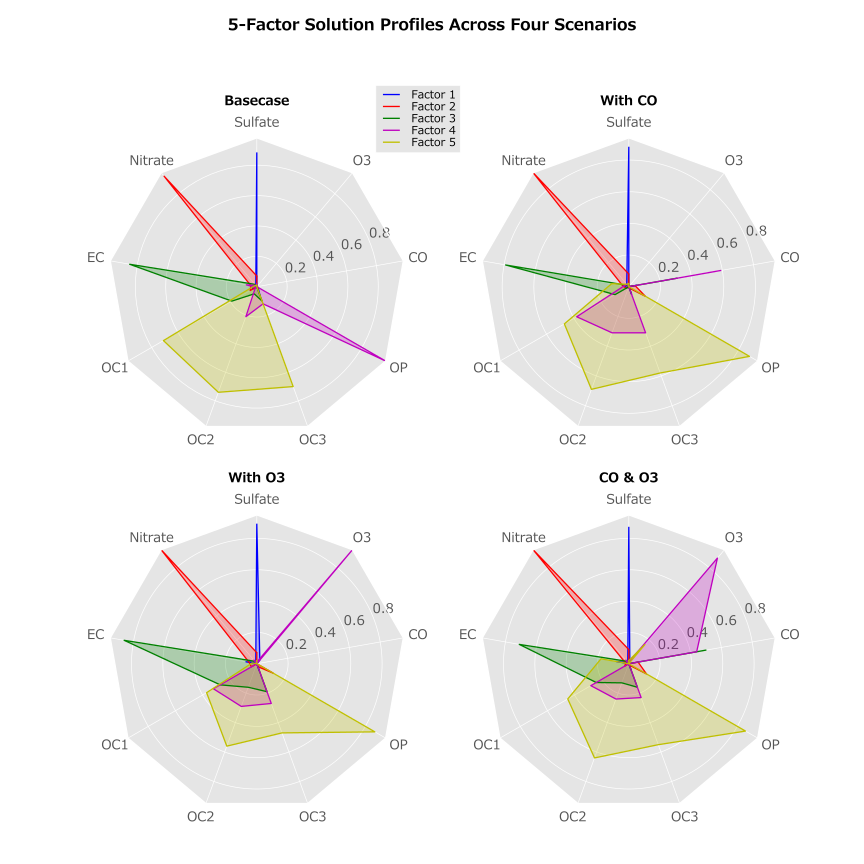

Write the Python code that produced this figure.
# from https://matplotlib.org/examples/api/radar_chart.html
import numpy as np

from matplotlib.path import Path
from matplotlib.patches import Polygon, Circle
from matplotlib.spines import Spine
from matplotlib.projections.polar import PolarAxes
from matplotlib.projections import register_projection

from utatane import as_command, yield_fixture


def radar_factory(num_vars, frame='circle'):
    """Create a radar chart with `num_vars` axes.

    This function creates a RadarAxes projection and registers it.

    Parameters
    ----------
    num_vars : int
        Number of variables for radar chart.
    frame : {'circle' | 'polygon'}
        Shape of frame surrounding axes.

    """
    # calculate evenly-spaced axis angles
    theta = np.linspace(0, 2 * np.pi, num_vars, endpoint=False)
    # rotate theta such that the first axis is at the top
    theta += np.pi / 2

    def draw_poly_patch(self):
        verts = unit_poly_verts(theta)
        return Polygon(verts, closed=True, edgecolor='k')

    def draw_circle_patch(self):
        # unit circle centered on (0.5, 0.5)
        return Circle((0.5, 0.5), 0.5)

    patch_dict = {'polygon': draw_poly_patch, 'circle': draw_circle_patch}
    if frame not in patch_dict:
        raise ValueError('unknown value for `frame`: %s' % frame)

    class RadarAxes(PolarAxes):

        name = 'radar'
        # use 1 line segment to connect specified points
        RESOLUTION = 1
        # define draw_frame method
        draw_patch = patch_dict[frame]

        def fill(self, *args, **kwargs):
            """Override fill so that line is closed by default"""
            closed = kwargs.pop('closed', True)
            return super(RadarAxes, self).fill(closed=closed, *args, **kwargs)

        def plot(self, *args, **kwargs):
            """Override plot so that line is closed by default"""
            lines = super(RadarAxes, self).plot(*args, **kwargs)
            for line in lines:
                self._close_line(line)

        def _close_line(self, line):
            x, y = line.get_data()
            # FIXME: markers at x[0], y[0] get doubled-up
            if x[0] != x[-1]:
                x = np.concatenate((x, [x[0]]))
                y = np.concatenate((y, [y[0]]))
                line.set_data(x, y)

        def set_varlabels(self, labels):
            self.set_thetagrids(np.degrees(theta), labels)

        def _gen_axes_patch(self):
            return self.draw_patch()

        def _gen_axes_spines(self):
            if frame == 'circle':
                return PolarAxes._gen_axes_spines(self)
            # The following is a hack to get the spines (i.e. the axes frame)
            # to draw correctly for a polygon frame.

            # spine_type must be 'left', 'right', 'top', 'bottom', or `circle`.
            spine_type = 'circle'
            verts = unit_poly_verts(theta)
            # close off polygon by repeating first vertex
            verts.append(verts[0])
            path = Path(verts)

            spine = Spine(self, spine_type, path)
            spine.set_transform(self.transAxes)
            return {'polar': spine}

    register_projection(RadarAxes)
    return theta


def unit_poly_verts(theta):
    """Return vertices of polygon for subplot axes.

    This polygon is circumscribed by a unit circle centered at (0.5, 0.5)
    """
    x0, y0, r = [0.5] * 3
    verts = [(r * np.cos(t) + x0, r * np.sin(t) + y0) for t in theta]
    return verts


@yield_fixture
def example_data():
    # The following data is from the Denver Aerosol Sources and Health study.
    # See  doi:10.1016/j.atmosenv.2008.12.017
    #
    # The data are pollution source profile estimates for five modeled
    # pollution sources (e.g., cars, wood-burning, etc) that emit 7-9 chemical
    # species. The radar charts are experimented with here to see if we can
    # nicely visualize how the modeled source profiles change across four
    # scenarios:
    #  1) No gas-phase species present, just seven particulate counts on
    #     Sulfate
    #     Nitrate
    #     Elemental Carbon (EC)
    #     Organic Carbon fraction 1 (OC)
    #     Organic Carbon fraction 2 (OC2)
    #     Organic Carbon fraction 3 (OC3)
    #     Pyrolized Organic Carbon (OP)
    #  2)Inclusion of gas-phase specie carbon monoxide (CO)
    #  3)Inclusion of gas-phase specie ozone (O3).
    #  4)Inclusion of both gas-phase species is present...
    data = [
        ['Sulfate', 'Nitrate', 'EC', 'OC1', 'OC2', 'OC3', 'OP', 'CO', 'O3'], (
            'Basecase', [
                [0.88, 0.01, 0.03, 0.03, 0.00, 0.06, 0.01, 0.00,
                 0.00], [0.07, 0.95, 0.04, 0.05, 0.00, 0.02, 0.01, 0.00,
                         0.00], [0.01, 0.02, 0.85, 0.19, 0.05, 0.10, 0.00, 0.00,
                                 0.00], [0.02, 0.01, 0.07, 0.01, 0.21, 0.12, 0.98, 0.00, 0.00],
                [0.01, 0.01, 0.02, 0.71, 0.74, 0.70, 0.00, 0.00, 0.00]
            ]
        ), (
            'With CO', [
                [0.88, 0.02, 0.02, 0.02, 0.00, 0.05, 0.00, 0.05,
                 0.00], [0.08, 0.94, 0.04, 0.02, 0.00, 0.01, 0.12, 0.04,
                         0.00], [0.01, 0.01, 0.79, 0.10, 0.00, 0.05, 0.00, 0.31, 0.00],
                [0.00, 0.02, 0.03, 0.38, 0.31, 0.31, 0.00, 0.59,
                 0.00], [0.02, 0.02, 0.11, 0.47, 0.69, 0.58, 0.88, 0.00, 0.00]
            ]
        ), (
            'With O3', [
                [0.89, 0.01, 0.07, 0.00, 0.00, 0.05, 0.00, 0.00,
                 0.03], [0.07, 0.95, 0.05, 0.04, 0.00, 0.02, 0.12, 0.00,
                         0.00], [0.01, 0.02, 0.86, 0.27, 0.16, 0.19, 0.00, 0.00, 0.00],
                [0.01, 0.03, 0.00, 0.32, 0.29, 0.27, 0.00, 0.00,
                 0.95], [0.02, 0.00, 0.03, 0.37, 0.56, 0.47, 0.87, 0.00, 0.00]
            ]
        ), (
            'CO & O3', [
                [0.87, 0.01, 0.08, 0.00, 0.00, 0.04, 0.00, 0.00,
                 0.01], [0.09, 0.95, 0.02, 0.03, 0.00, 0.01, 0.13, 0.06,
                         0.00], [0.01, 0.02, 0.71, 0.24, 0.13, 0.16, 0.00, 0.50, 0.00],
                [0.01, 0.03, 0.00, 0.28, 0.24, 0.23, 0.00, 0.44,
                 0.88], [0.02, 0.00, 0.18, 0.45, 0.64, 0.55, 0.86, 0.00, 0.16]
            ]
        )
    ]
    yield {"data": data}


@as_command
def main(plt, *, data):
    N = 9
    theta = radar_factory(N, frame='polygon')

    spoke_labels = data.pop(0)

    fig, axes = plt.subplots(figsize=(9, 9), nrows=2, ncols=2, subplot_kw=dict(projection='radar'))
    fig.subplots_adjust(wspace=0.25, hspace=0.20, top=0.85, bottom=0.05)

    colors = ['b', 'r', 'g', 'm', 'y']
    # Plot the four cases from the example data on separate axes
    for ax, (title, case_data) in zip(axes.flatten(), data):
        ax.set_rgrids([0.2, 0.4, 0.6, 0.8])
        ax.set_title(
            title,
            weight='bold',
            size='medium',
            position=(0.5, 1.1),
            horizontalalignment='center',
            verticalalignment='center'
        )
        for d, color in zip(case_data, colors):
            ax.plot(theta, d, color=color)
            ax.fill(theta, d, facecolor=color, alpha=0.25)
        ax.set_varlabels(spoke_labels)

    # add legend relative to top-left plot
    ax = axes[0, 0]
    labels = ('Factor 1', 'Factor 2', 'Factor 3', 'Factor 4', 'Factor 5')
    legend = ax.legend(labels, loc=(0.9, .95), labelspacing=0.1, fontsize='small')

    fig.text(
        0.5,
        0.965,
        '5-Factor Solution Profiles Across Four Scenarios',
        horizontalalignment='center',
        color='black',
        weight='bold',
        size='large'
    )
